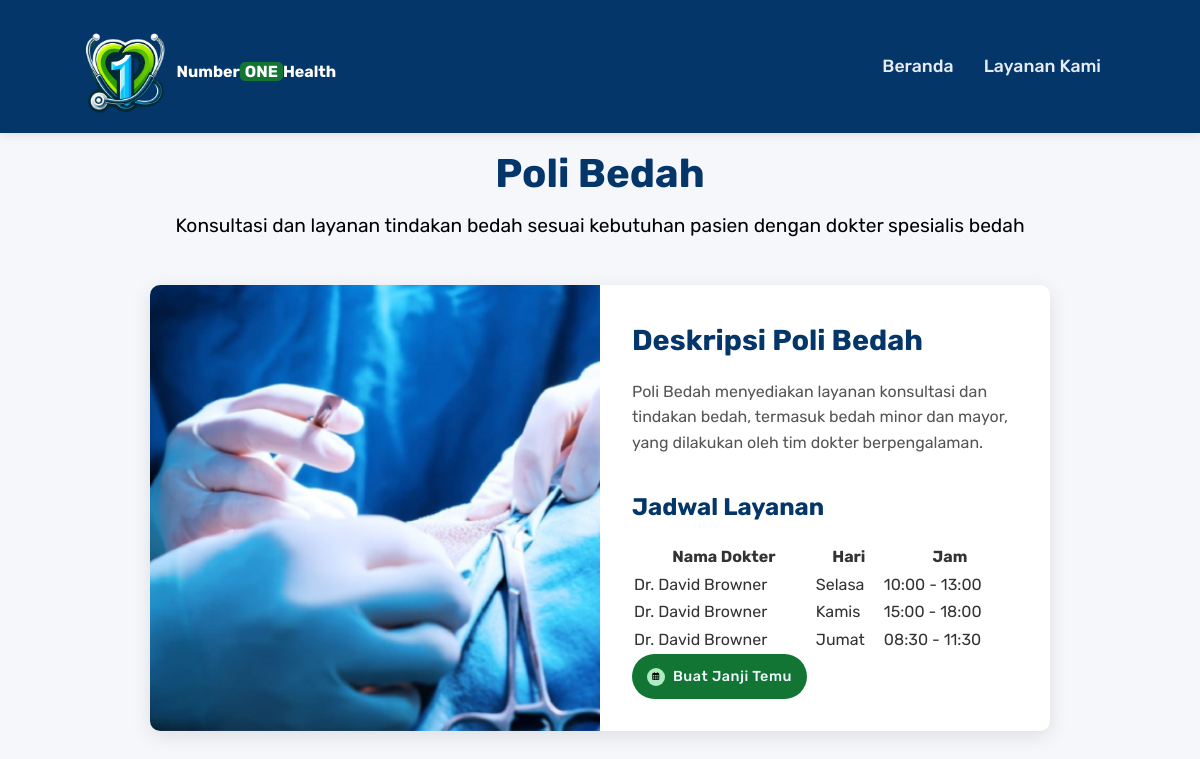
The app's page /poli_bedah.php with its own data.
### tables this page shows
CREATE TABLE `dokter` (
  `id` int(11) NOT NULL,
  `name` varchar(255) NOT NULL,
  `hari` varchar(50) NOT NULL,
  `jam` varchar(50) NOT NULL,
  `Lokasi` varchar(255) NOT NULL
);

### poli_bedah.php (the view, shortened to what this page needs)
<?php
include('dbconn.php');
?>
<!DOCTYPE html>
<html lang="en">
  <head>
    <link rel="stylesheet" href="poli.css" />
    <link
      rel="stylesheet"
      href="https://cdnjs.cloudflare.com/ajax/libs/font-awesome/6.7.1/css/all.min.css"
    />
  </head>
  <body>
    <header>
      <div class="logo">
        <img
          src="Images/LogoNumberOneHealth.png"
          alt="Logo Number One Health"
        />
        <a href="#">Number<span>ONE</span>Health</a>
      </div>
      <nav class="navbar">
        <a href="index.php">Beranda</a>
        <div class="dropdown">
          <a href="#">Layanan Kami</a>
      </nav>
    </header>
    <section class="hero">
      <div class="hero-content">
        <h1>Poli Bedah</h1>
        <p>
          Konsultasi dan layanan tindakan bedah sesuai kebutuhan pasien dengan dokter spesialis bedah
        </p>
      </div>
    </section>
    <section id="poli-info" class="poli-container">
      <div class="poli-box">
        <img src="Images/poli_bedah.png" alt="Poli Anak" />
        <div class="poli-content">
          <h2>Deskripsi Poli Bedah</h2>
          <p>
            Poli Bedah menyediakan layanan konsultasi dan tindakan bedah, termasuk bedah minor dan mayor, yang dilakukan oleh tim dokter berpengalaman.
          </p>
          <h3>Jadwal Layanan</h3>
           <table>
            <thead>
              <tr>
                <th>Nama Dokter</th>
                <th>Hari</th>
                <th>Jam</th>
              </tr>
            </thead>
            <tbody>
              <?php
              $query = "SELECT name, hari, jam FROM dokter WHERE Lokasi LIKE '%Poli Bedah%'";
              $result = mysqli_query($conn, $query);
              if (mysqli_num_rows($result) > 0) {
                while ($row = mysqli_fetch_assoc($result)) {
                  echo "<tr>";
                  echo "<td>" . htmlspecialchars($row['name']) . "</td>";
                  echo "<td>" . htmlspecialchars($row['hari']) . "</td>";
                  echo "<td>" . htmlspecialchars($row['jam']) . "</td>";
                  echo "</tr>";
                }
              } else {
                echo "<tr><td colspan='3'>Tidak ada jadwal dokter untuk Poli .</td></tr>";
              }
              ?>
            </tbody>
          </table>
          <div class="Home-btn">
            <a href="appointment.php">
              <i class="fa-regular fa-calendar-days"></i>
              Buat Janji Temu</a
            >
          </div>
        </div>
      </div>
    </section>
  </body>
</html>

### poli.css (style rules this page uses)
* { margin: 0; padding: 0; box-sizing: border-box; outline: none; text-decoration: none; font-family: "Rubik", sans-serif; }
body { background-color: #f5f7fb; color: #333; line-height: 1.6; }
header { display: flex; justify-content: space-between; align-items: center; padding: 1.2rem 7%; background-color: #053669; color: white; box-shadow: 0 2px 10px rgba(0, 0, 0, 0.1); position: sticky; top: 0; z-index: 1000; }
.logo { width: 150px; display: flex; align-items: center; }
.logo img { width: 55%; }
.logo a { font-weight: 700; font-size: 1rem; margin-top: 10px; margin-left: 10px; color: white; }
.logo span { background-color: rgb(18, 117, 51); padding: 0px 5px; color: white; border-radius: 5px; font-weight: bold; }
header .navbar { display: flex; align-items: center; }
header .navbar a { margin: 0 15px; color: rgba(255, 255, 255, 0.9); font-weight: 500; font-size: 1.1rem; position: relative; transition: color 0.3s ease; }
header .navbar .dropdown { position: relative; }
.Home-btn { display: flex; justify-content: flex-start; align-items: center; }
.Home-btn a { height: 45px; padding: 0px 15px; font-size: 0.9rem; font-weight: 500; background-color: rgb(18, 117, 51); color: aliceblue; display: flex; justify-content: center; align-items: center; letter-spacing: 0.5px; font-weight: 500; border-radius: 50px; margin-right: 10px; cursor: pointer; }
.Home-btn a i { width: 18px; height: 18px; display: flex; justify-content: center; align-items: center; border-radius: 50%; background-color: rgb(171, 237, 193); margin-right: 8px; font-size: 0.5rem; padding-bottom: 1px; color: black; }
.hero { display: flex; justify-content: center; align-items: center; height: 15vh; color: #053669; text-align: center; padding: 2rem; }
.hero-content h1 { font-size: 2.5rem; margin-bottom: 0.2rem; }
.hero-content p { font-size: 1.2rem; line-height: 1.8; color: black; }
#poli-info { padding: 2rem 7%; display: flex; justify-content: center; align-items: center; }
.poli-box { display: flex; flex-wrap: wrap; background-color: white; border-radius: 10px; box-shadow: 0 5px 20px rgba(0, 0, 0, 0.1); overflow: hidden; max-width: 900px; transition: transform 0.3s ease, box-shadow 0.3s ease; }
.poli-box img { flex: 1; width: 100%; height: auto; object-fit: cover; }
.poli-content { flex: 1; padding: 2rem; display: flex; flex-direction: column; justify-content: center; }
.poli-content h2 { font-size: 1.8rem; color: #053669; margin-bottom: 1rem; }
.poli-content h3 { font-size: 1.5rem; color: #053669; margin: 1rem 0; }
.poli-content p { font-size: 1rem; color: #555; margin-bottom: 1rem; }
.poli-box { display: flex; flex-wrap: nowrap; background-color: white; border-radius: 10px; box-shadow: 0 5px 20px rgba(0, 0, 0, 0.1); overflow: hidden; max-width: 900px; width: 100%; transition: transform 0.3s ease, box-shadow 0.3s ease; }
.poli-box img { flex: 1; width: 50%; height: auto; object-fit: cover; }

### records on screen
dokter: name "Dr. David Browner", hari "Selasa", jam "10:00 - 13:00"
dokter: name "Dr. David Browner", hari "Kamis", jam "15:00 - 18:00"
dokter: name "Dr. David Browner", hari "Jumat", jam "08:30 - 11:30"
